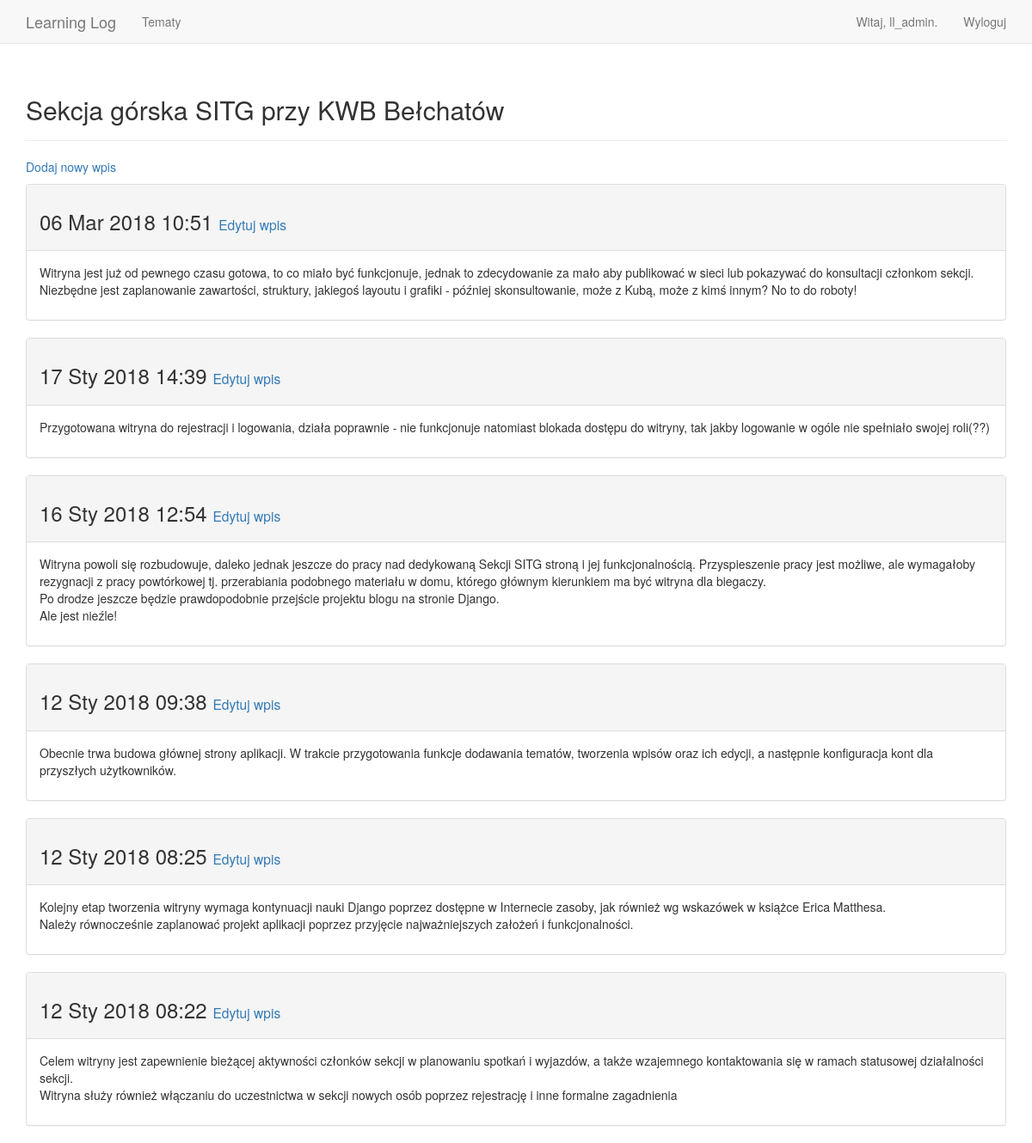
The page /topics/1/ (signed in) on the database its author committed.
### learning_logs/models.py (models this page shows, shortened)
class Topic(models.Model):
    text = models.CharField(max_length=200)
    date_added = models.DateTimeField(auto_now_add=True)
    owner = models.ForeignKey(User, on_delete=models.CASCADE)
    def __str__(self):
        return self.text

class Entry(models.Model):
    topic = models.ForeignKey(Topic, on_delete=models.CASCADE)
    text = models.TextField()
    date_added = models.DateTimeField(auto_now_add=True)
    class Meta:
        verbose_name_plural = 'entries'

### learning_logs/views.py (the view)
# urls.py: path('topics/<int:topic_id>/', views.topic, name='topic'),
@login_required
def topic(request, topic_id):
    topic = get_object_or_404(Topic, id=topic_id)
    '''Checking if the topic belongs to the current user.'''
    check_topic_owner(topic, request)
    entries = topic.entry_set.order_by('-date_added')
    context = {'topic': topic, 'entries': entries}
    return render(request, 'learning_logs/topic.html', context)

### learning_logs/views.py (called while the page is built)
def check_topic_owner(topic, request):
    if topic.owner != request.user:
        raise Http404

### learning_logs/templates/learning_logs/topic.html
{% extends 'learning_logs/base.html' %}
{% block header %}
  <h2>{{ topic }}</h2>
{% endblock header %}
{% block content %}
  <p>
    <a href="{% url 'learning_logs:new_entry' topic.id %}">Dodaj nowy wpis</a>
  </p>
  {% for entry in entries %}
    <div class="panel panel-default">
      <div class="panel-heading">
        <h3>
          {{ entry.date_added|date:'d M Y H:i' }}
          <small>
            <a href="{% url 'learning_logs:edit_entry' entry.id %}">Edytuj wpis</a>
          </small>
        </h3>
      </div>
      <div class="panel-body">
        {{ entry.text|linebreaks }}
      </div>
    </div>
  {% empty %}
    Nie ma jeszcze żadnego wpisu dla tego tematu.
  {% endfor %}
{% endblock content %}

### learning_logs/templates/learning_logs/base.html (shortened to what this page needs)
{% load bootstrap3 %}
<!DOCTYPE html>
<html lang="pl">
  <head>
    {% bootstrap_css %}
  </head>
  <body>
    <nav class="navbar navbar-default navbar-static-top">
      <div class="container">
        <div class="navbar-header">
          <a class="navbar-brand" href="{% url 'learning_logs:index' %}">Learning Log</a>
        </div>
        <div id="navbar" class="navbar-collapse collapse">
          <ul class="nav navbar-nav">
            <li><a href="{% url 'learning_logs:topics' %}">Tematy</a></li>
          </ul>
          <ul class="nav navbar-nav navbar-right">
            {% if user.is_authenticated %}
              <li><a>Witaj, {{ user.username }}.</a></li>
              <li><a href="{% url 'users:logout' %}">Wyloguj</a></li>
            {% else %}
              <li><a href="{% url 'users:register' %}">Rejestruj</a></li>
              <li><a href="{% url 'users:login' %}">Zaloguj</a></li>
            {% endif %}
          </ul>
        </div>
      </div>
    </nav>
    <div class="container">
      <div class="page-header">
        {% block header %}{% endblock %}
      </div>
      <div>
        {% block content %}{% endblock %}
      </div>
    </div>
  </body>
</html>

### rows shown on the page
Topic: text "Sekcja górska SITG przy KWB Bełchatów"
Entry: date_added "06 Mar 2018 10:51", text "Witryna jest już od pewnego czasu gotowa, to co miało być funkcjonuje, jednak to zdecydowanie za mało aby publikować w sieci lub pokazywać do konsultacji członkom sekcji. Niezbędne jest zaplanowanie zawartości, struktury, jakiegoś layoutu i grafiki - później skonsultowanie, może z Kubą, może z kimś innym? No to do roboty!"
Entry: date_added "17 Sty 2018 14:39", text "Przygotowana witryna do rejestracji i logowania, działa poprawnie - nie funkcjonuje natomiast blokada dostępu do witryny, tak jakby logowanie w ogóle nie spełniało swojej roli(??)"
Entry: date_added "16 Sty 2018 12:54", text "Witryna powoli się rozbudowuje, daleko jednak jeszcze do pracy nad dedykowaną Sekcji SITG stroną i jej funkcjonalnością. Przyspieszenie pracy jest możliwe, ale wymagałoby rezygnacji z pracy powtórkowej tj. przerabiania podobnego materiału w domu, którego głównym kierunkiem ma być witryna dla biegaczy. Po drodze jeszcze będzie prawdopodobnie przejście projektu blogu na stronie Django. Ale jest nieźle!"
Entry: date_added "12 Sty 2018 09:38", text "Obecnie trwa budowa głównej strony aplikacji. W trakcie przygotowania funkcje dodawania tematów, tworzenia wpisów oraz ich edycji, a następnie konfiguracja kont dla przyszłych użytkowników."
Entry: date_added "12 Sty 2018 08:25", text "Kolejny etap tworzenia witryny wymaga kontynuacji nauki Django poprzez dostępne w Internecie zasoby, jak również wg wskazówek w książce Erica Matthesa. Należy równocześnie zaplanować projekt aplikacji poprzez przyjęcie najważniejszych założeń i funkcjonalności."
Entry: date_added "12 Sty 2018 08:22", text "Celem witryny jest zapewnienie bieżącej aktywności członków sekcji w planowaniu spotkań i wyjazdów, a także wzajemnego kontaktowania się w ramach statusowej działalności sekcji. Witryna służy również włączaniu do uczestnictwa w sekcji nowych osób poprzez rejestrację i inne formalne zagadnienia"

### other values the page prints
{{ user.username }} "ll_admin"
